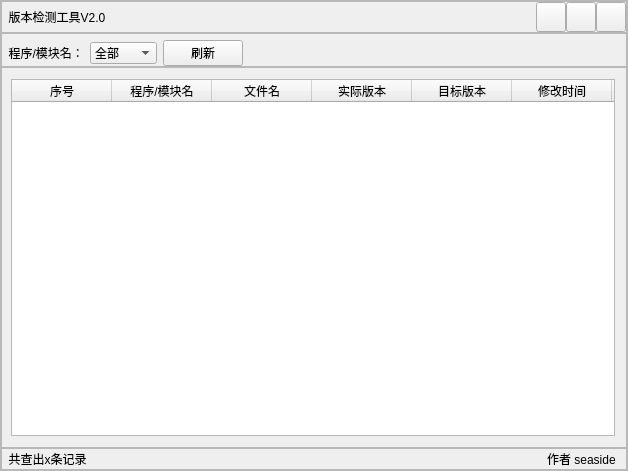
<?xml version="1.0" encoding="UTF-8"?>
<ui version="4.0">
 <class>VersionChecker2Class</class>
 <widget class="QMainWindow" name="VersionChecker2Class">
  <property name="geometry">
   <rect>
    <x>0</x>
    <y>0</y>
    <width>628</width>
    <height>471</height>
   </rect>
  </property>
  <property name="windowTitle">
   <string>VersionChecker2</string>
  </property>
  <widget class="QWidget" name="centralWidget">
   <layout class="QHBoxLayout" name="horizontalLayout_9">
    <property name="spacing">
     <number>0</number>
    </property>
    <property name="leftMargin">
     <number>0</number>
    </property>
    <property name="topMargin">
     <number>0</number>
    </property>
    <property name="rightMargin">
     <number>0</number>
    </property>
    <property name="bottomMargin">
     <number>0</number>
    </property>
    <item>
     <widget class="QFrame" name="frame">
      <property name="frameShape">
       <enum>QFrame::StyledPanel</enum>
      </property>
      <property name="frameShadow">
       <enum>QFrame::Raised</enum>
      </property>
      <layout class="QHBoxLayout" name="horizontalLayout_8">
       <property name="spacing">
        <number>0</number>
       </property>
       <property name="leftMargin">
        <number>0</number>
       </property>
       <property name="topMargin">
        <number>0</number>
       </property>
       <property name="rightMargin">
        <number>0</number>
       </property>
       <property name="bottomMargin">
        <number>0</number>
       </property>
       <item>
        <layout class="QVBoxLayout" name="verticalLayout">
         <property name="spacing">
          <number>0</number>
         </property>
         <item>
          <widget class="QFrame" name="frame_3">
           <property name="frameShape">
            <enum>QFrame::StyledPanel</enum>
           </property>
           <property name="frameShadow">
            <enum>QFrame::Raised</enum>
           </property>
           <layout class="QHBoxLayout" name="horizontalLayout_4">
            <property name="spacing">
             <number>0</number>
            </property>
            <property name="leftMargin">
             <number>0</number>
            </property>
            <property name="topMargin">
             <number>0</number>
            </property>
            <property name="rightMargin">
             <number>0</number>
            </property>
            <property name="bottomMargin">
             <number>0</number>
            </property>
            <item>
             <layout class="QHBoxLayout" name="horizontalLayout_3">
              <property name="spacing">
               <number>0</number>
              </property>
              <item>
               <widget class="QLabel" name="label_2">
                <property name="text">
                 <string>  版本检测工具V2.0</string>
                </property>
               </widget>
              </item>
              <item>
               <spacer name="horizontalSpacer_2">
                <property name="orientation">
                 <enum>Qt::Horizontal</enum>
                </property>
                <property name="sizeHint" stdset="0">
                 <size>
                  <width>40</width>
                  <height>20</height>
                 </size>
                </property>
               </spacer>
              </item>
              <item>
               <widget class="QPushButton" name="pushButton_4">
                <property name="minimumSize">
                 <size>
                  <width>30</width>
                  <height>30</height>
                 </size>
                </property>
                <property name="maximumSize">
                 <size>
                  <width>30</width>
                  <height>30</height>
                 </size>
                </property>
                <property name="text">
                 <string/>
                </property>
               </widget>
              </item>
              <item>
               <widget class="QPushButton" name="pushButton_2">
                <property name="minimumSize">
                 <size>
                  <width>30</width>
                  <height>30</height>
                 </size>
                </property>
                <property name="maximumSize">
                 <size>
                  <width>30</width>
                  <height>30</height>
                 </size>
                </property>
                <property name="text">
                 <string/>
                </property>
               </widget>
              </item>
              <item>
               <widget class="QPushButton" name="pushButton_3">
                <property name="minimumSize">
                 <size>
                  <width>30</width>
                  <height>30</height>
                 </size>
                </property>
                <property name="maximumSize">
                 <size>
                  <width>30</width>
                  <height>30</height>
                 </size>
                </property>
                <property name="text">
                 <string/>
                </property>
               </widget>
              </item>
             </layout>
            </item>
           </layout>
          </widget>
         </item>
         <item>
          <widget class="QFrame" name="frame_2">
           <property name="frameShape">
            <enum>QFrame::StyledPanel</enum>
           </property>
           <property name="frameShadow">
            <enum>QFrame::Raised</enum>
           </property>
           <layout class="QHBoxLayout" name="horizontalLayout_2">
            <property name="spacing">
             <number>0</number>
            </property>
            <property name="leftMargin">
             <number>0</number>
            </property>
            <property name="topMargin">
             <number>6</number>
            </property>
            <property name="rightMargin">
             <number>0</number>
            </property>
            <property name="bottomMargin">
             <number>0</number>
            </property>
            <item>
             <layout class="QHBoxLayout" name="horizontalLayout">
              <item>
               <widget class="QLabel" name="label">
                <property name="text">
                 <string>  程序/模块名：</string>
                </property>
               </widget>
              </item>
              <item>
               <widget class="QComboBox" name="comboBox">
                <item>
                 <property name="text">
                  <string>全部</string>
                 </property>
                </item>
                <item>
                 <property name="text">
                  <string>教员端</string>
                 </property>
                </item>
                <item>
                 <property name="text">
                  <string>学员端</string>
                 </property>
                </item>
               </widget>
              </item>
              <item>
               <widget class="QPushButton" name="pushButton">
                <property name="text">
                 <string>刷新</string>
                </property>
               </widget>
              </item>
              <item>
               <spacer name="horizontalSpacer">
                <property name="orientation">
                 <enum>Qt::Horizontal</enum>
                </property>
                <property name="sizeHint" stdset="0">
                 <size>
                  <width>40</width>
                  <height>20</height>
                 </size>
                </property>
               </spacer>
              </item>
             </layout>
            </item>
           </layout>
          </widget>
         </item>
         <item>
          <widget class="QFrame" name="frame_4">
           <property name="frameShape">
            <enum>QFrame::StyledPanel</enum>
           </property>
           <property name="frameShadow">
            <enum>QFrame::Raised</enum>
           </property>
           <layout class="QHBoxLayout" name="horizontalLayout_7">
            <property name="leftMargin">
             <number>9</number>
            </property>
            <item>
             <widget class="QTableWidget" name="tableWidget">
              <property name="horizontalScrollBarPolicy">
               <enum>Qt::ScrollBarAlwaysOff</enum>
              </property>
              <property name="sizeAdjustPolicy">
               <enum>QAbstractScrollArea::AdjustToContents</enum>
              </property>
              <property name="autoScroll">
               <bool>true</bool>
              </property>
              <property name="editTriggers">
               <set>QAbstractItemView::NoEditTriggers</set>
              </property>
              <property name="tabKeyNavigation">
               <bool>true</bool>
              </property>
              <property name="gridStyle">
               <enum>Qt::NoPen</enum>
              </property>
              <property name="rowCount">
               <number>0</number>
              </property>
              <attribute name="horizontalHeaderVisible">
               <bool>true</bool>
              </attribute>
              <attribute name="horizontalHeaderCascadingSectionResizes">
               <bool>true</bool>
              </attribute>
              <attribute name="horizontalHeaderDefaultSectionSize">
               <number>100</number>
              </attribute>
              <attribute name="horizontalHeaderHighlightSections">
               <bool>true</bool>
              </attribute>
              <attribute name="horizontalHeaderMinimumSectionSize">
               <number>25</number>
              </attribute>
              <attribute name="horizontalHeaderShowSortIndicator" stdset="0">
               <bool>false</bool>
              </attribute>
              <attribute name="horizontalHeaderStretchLastSection">
               <bool>true</bool>
              </attribute>
              <attribute name="verticalHeaderCascadingSectionResizes">
               <bool>false</bool>
              </attribute>
              <attribute name="verticalHeaderHighlightSections">
               <bool>false</bool>
              </attribute>
              <attribute name="verticalHeaderShowSortIndicator" stdset="0">
               <bool>false</bool>
              </attribute>
              <attribute name="verticalHeaderStretchLastSection">
               <bool>false</bool>
              </attribute>
              <column>
               <property name="text">
                <string>序号</string>
               </property>
              </column>
              <column>
               <property name="text">
                <string>程序/模块名</string>
               </property>
              </column>
              <column>
               <property name="text">
                <string>文件名</string>
               </property>
              </column>
              <column>
               <property name="text">
                <string>实际版本</string>
               </property>
              </column>
              <column>
               <property name="text">
                <string>目标版本</string>
               </property>
              </column>
              <column>
               <property name="text">
                <string>修改时间</string>
               </property>
              </column>
              <column>
               <property name="text">
                <string>打开文件位置</string>
               </property>
              </column>
             </widget>
            </item>
           </layout>
          </widget>
         </item>
         <item>
          <widget class="QFrame" name="frame_5">
           <property name="frameShape">
            <enum>QFrame::StyledPanel</enum>
           </property>
           <property name="frameShadow">
            <enum>QFrame::Raised</enum>
           </property>
           <layout class="QHBoxLayout" name="horizontalLayout_6">
            <property name="spacing">
             <number>0</number>
            </property>
            <property name="leftMargin">
             <number>0</number>
            </property>
            <property name="topMargin">
             <number>0</number>
            </property>
            <property name="rightMargin">
             <number>0</number>
            </property>
            <property name="bottomMargin">
             <number>0</number>
            </property>
            <item>
             <layout class="QHBoxLayout" name="horizontalLayout_5">
              <item>
               <widget class="QLabel" name="label_3">
                <property name="text">
                 <string>  共查出x条记录</string>
                </property>
               </widget>
              </item>
              <item>
               <spacer name="horizontalSpacer_3">
                <property name="orientation">
                 <enum>Qt::Horizontal</enum>
                </property>
                <property name="sizeHint" stdset="0">
                 <size>
                  <width>40</width>
                  <height>20</height>
                 </size>
                </property>
               </spacer>
              </item>
              <item>
               <widget class="QLabel" name="label_4">
                <property name="text">
                 <string>作者 seaside   </string>
                </property>
               </widget>
              </item>
             </layout>
            </item>
           </layout>
          </widget>
         </item>
        </layout>
       </item>
      </layout>
     </widget>
    </item>
   </layout>
  </widget>
 </widget>
 <layoutdefault spacing="6" margin="11"/>
 <resources>
  <include location="VersionChecker2.qrc"/>
 </resources>
 <connections/>
</ui>
